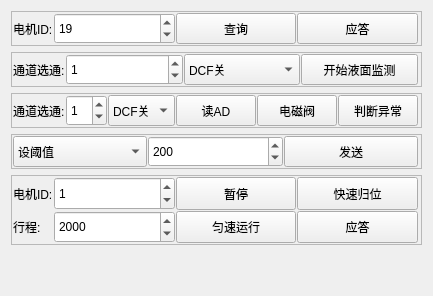
        <widget class="QWidget" name="tab_3">
         <attribute name="title">
          <string>液面检测</string>
         </attribute>
         <layout class="QGridLayout" name="gridLayout_25">
          <item row="2" column="0">
           <widget class="QFrame" name="frame_17">
            <property name="minimumSize">
             <size>
              <width>0</width>
              <height>35</height>
             </size>
            </property>
            <property name="frameShape">
             <enum>QFrame::StyledPanel</enum>
            </property>
            <property name="frameShadow">
             <enum>QFrame::Plain</enum>
            </property>
            <layout class="QGridLayout" name="gridLayout_22">
             <property name="leftMargin">
              <number>1</number>
             </property>
             <property name="topMargin">
              <number>1</number>
             </property>
             <property name="rightMargin">
              <number>3</number>
             </property>
             <property name="bottomMargin">
              <number>1</number>
             </property>
             <property name="spacing">
              <number>1</number>
             </property>
             <item row="0" column="3">
              <widget class="QPushButton" name="pushButton_YM_AD">
               <property name="sizePolicy">
                <sizepolicy hsizetype="Minimum" vsizetype="Minimum">
                 <horstretch>0</horstretch>
                 <verstretch>0</verstretch>
                </sizepolicy>
               </property>
               <property name="text">
                <string>读AD</string>
               </property>
              </widget>
             </item>
             <item row="0" column="2">
              <widget class="QComboBox" name="comboBox_Set_DCF">
               <property name="sizePolicy">
                <sizepolicy hsizetype="Preferred" vsizetype="Minimum">
                 <horstretch>0</horstretch>
                 <verstretch>0</verstretch>
                </sizepolicy>
               </property>
               <item>
                <property name="text">
                 <string>DCF关</string>
                </property>
               </item>
               <item>
                <property name="text">
                 <string>DCF开</string>
                </property>
               </item>
              </widget>
             </item>
             <item row="0" column="0">
              <widget class="QLabel" name="label_17">
               <property name="sizePolicy">
                <sizepolicy hsizetype="Fixed" vsizetype="Minimum">
                 <horstretch>0</horstretch>
                 <verstretch>0</verstretch>
                </sizepolicy>
               </property>
               <property name="text">
                <string>通道选通:</string>
               </property>
              </widget>
             </item>
             <item row="0" column="1">
              <widget class="QSpinBox" name="spinBox_Set_CH">
               <property name="sizePolicy">
                <sizepolicy hsizetype="Minimum" vsizetype="Minimum">
                 <horstretch>0</horstretch>
                 <verstretch>0</verstretch>
                </sizepolicy>
               </property>
               <property name="value">
                <number>1</number>
               </property>
              </widget>
             </item>
             <item row="0" column="4">
              <widget class="QPushButton" name="pushButton_YM_DCF">
               <property name="sizePolicy">
                <sizepolicy hsizetype="Minimum" vsizetype="Minimum">
                 <horstretch>0</horstretch>
                 <verstretch>0</verstretch>
                </sizepolicy>
               </property>
               <property name="text">
                <string>电磁阀</string>
               </property>
              </widget>
             </item>
             <item row="0" column="5">
              <widget class="QPushButton" name="pushButton_YM_ERROR">
               <property name="sizePolicy">
                <sizepolicy hsizetype="Minimum" vsizetype="Minimum">
                 <horstretch>0</horstretch>
                 <verstretch>0</verstretch>
                </sizepolicy>
               </property>
               <property name="text">
                <string>判断异常</string>
               </property>
              </widget>
             </item>
            </layout>
           </widget>
          </item>
          <item row="4" column="0">
           <widget class="QFrame" name="frame_19">
            <property name="minimumSize">
             <size>
              <width>0</width>
              <height>70</height>
             </size>
            </property>
            <property name="frameShape">
             <enum>QFrame::StyledPanel</enum>
            </property>
            <property name="frameShadow">
             <enum>QFrame::Plain</enum>
            </property>
            <layout class="QGridLayout" name="gridLayout_24">
             <property name="leftMargin">
              <number>1</number>
             </property>
             <property name="topMargin">
              <number>1</number>
             </property>
             <property name="rightMargin">
              <number>3</number>
             </property>
             <property name="bottomMargin">
              <number>1</number>
             </property>
             <property name="spacing">
              <number>1</number>
             </property>
             <item row="0" column="1">
              <widget class="QSpinBox" name="spinBox_YM_MotorID">
               <property name="sizePolicy">
                <sizepolicy hsizetype="Minimum" vsizetype="Minimum">
                 <horstretch>0</horstretch>
                 <verstretch>0</verstretch>
                </sizepolicy>
               </property>
               <property name="maximum">
                <number>255</number>
               </property>
               <property name="value">
                <number>1</number>
               </property>
              </widget>
             </item>
             <item row="0" column="2">
              <widget class="QPushButton" name="pushButton_YM_STOP">
               <property name="sizePolicy">
                <sizepolicy hsizetype="Minimum" vsizetype="Minimum">
                 <horstretch>0</horstretch>
                 <verstretch>0</verstretch>
                </sizepolicy>
               </property>
               <property name="text">
                <string>暂停</string>
               </property>
              </widget>
             </item>
             <item row="0" column="0">
              <widget class="QLabel" name="label_18">
               <property name="sizePolicy">
                <sizepolicy hsizetype="Fixed" vsizetype="Minimum">
                 <horstretch>0</horstretch>
                 <verstretch>0</verstretch>
                </sizepolicy>
               </property>
               <property name="text">
                <string>电机ID:</string>
               </property>
              </widget>
             </item>
             <item row="0" column="3">
              <widget class="QPushButton" name="pushButton_YM_Return">
               <property name="sizePolicy">
                <sizepolicy hsizetype="Minimum" vsizetype="Minimum">
                 <horstretch>0</horstretch>
                 <verstretch>0</verstretch>
                </sizepolicy>
               </property>
               <property name="text">
                <string>快速归位</string>
               </property>
              </widget>
             </item>
             <item row="3" column="0">
              <widget class="QLabel" name="label_20">
               <property name="sizePolicy">
                <sizepolicy hsizetype="Fixed" vsizetype="Minimum">
                 <horstretch>0</horstretch>
                 <verstretch>0</verstretch>
                </sizepolicy>
               </property>
               <property name="text">
                <string>行程:</string>
               </property>
              </widget>
             </item>
             <item row="3" column="1">
              <widget class="QSpinBox" name="spinBox_YM_MotorStep">
               <property name="sizePolicy">
                <sizepolicy hsizetype="Minimum" vsizetype="Minimum">
                 <horstretch>0</horstretch>
                 <verstretch>0</verstretch>
                </sizepolicy>
               </property>
               <property name="minimum">
                <number>1</number>
               </property>
               <property name="maximum">
                <number>999999999</number>
               </property>
               <property name="value">
                <number>2000</number>
               </property>
              </widget>
             </item>
             <item row="3" column="2">
              <widget class="QPushButton" name="pushButton_YM_MotorRun">
               <property name="sizePolicy">
                <sizepolicy hsizetype="Minimum" vsizetype="Minimum">
                 <horstretch>0</horstretch>
                 <verstretch>0</verstretch>
                </sizepolicy>
               </property>
               <property name="text">
                <string>匀速运行</string>
               </property>
              </widget>
             </item>
             <item row="3" column="3">
              <widget class="QPushButton" name="pushButton_YM_MotorAsk">
               <property name="sizePolicy">
                <sizepolicy hsizetype="Minimum" vsizetype="Minimum">
                 <horstretch>0</horstretch>
                 <verstretch>0</verstretch>
                </sizepolicy>
               </property>
               <property name="text">
                <string>应答</string>
               </property>
              </widget>
             </item>
            </layout>
           </widget>
          </item>
          <item row="3" column="0">
           <widget class="QFrame" name="frame_18">
            <property name="minimumSize">
             <size>
              <width>0</width>
              <height>35</height>
             </size>
            </property>
            <property name="frameShape">
             <enum>QFrame::StyledPanel</enum>
            </property>
            <property name="frameShadow">
             <enum>QFrame::Plain</enum>
            </property>
            <layout class="QGridLayout" name="gridLayout_23">
             <property name="leftMargin">
              <number>1</number>
             </property>
             <property name="topMargin">
              <number>1</number>
             </property>
             <property name="rightMargin">
              <number>3</number>
             </property>
             <property name="bottomMargin">
              <number>1</number>
             </property>
             <property name="spacing">
              <number>1</number>
             </property>
             <item row="0" column="0">
              <widget class="QComboBox" name="comboBox_YM_SET">
               <property name="sizePolicy">
                <sizepolicy hsizetype="Preferred" vsizetype="Minimum">
                 <horstretch>0</horstretch>
                 <verstretch>0</verstretch>
                </sizepolicy>
               </property>
               <item>
                <property name="text">
                 <string>设阈值</string>
                </property>
               </item>
               <item>
                <property name="text">
                 <string>设Z轴行程</string>
                </property>
               </item>
               <item>
                <property name="text">
                 <string>设泵行程</string>
                </property>
               </item>
              </widget>
             </item>
             <item row="0" column="3">
              <widget class="QPushButton" name="pushButton_YM_SET">
               <property name="sizePolicy">
                <sizepolicy hsizetype="Minimum" vsizetype="Minimum">
                 <horstretch>0</horstretch>
                 <verstretch>0</verstretch>
                </sizepolicy>
               </property>
               <property name="text">
                <string>发送</string>
               </property>
              </widget>
             </item>
             <item row="0" column="1">
              <widget class="QSpinBox" name="spinBox_YM_Value">
               <property name="sizePolicy">
                <sizepolicy hsizetype="Minimum" vsizetype="Minimum">
                 <horstretch>0</horstretch>
                 <verstretch>0</verstretch>
                </sizepolicy>
               </property>
               <property name="minimum">
                <number>1</number>
               </property>
               <property name="maximum">
                <number>99999999</number>
               </property>
               <property name="value">
                <number>200</number>
               </property>
              </widget>
             </item>
            </layout>
           </widget>
          </item>
          <item row="1" column="0">
           <widget class="QFrame" name="frame_16">
            <property name="minimumSize">
             <size>
              <width>0</width>
              <height>35</height>
             </size>
            </property>
            <property name="frameShape">
             <enum>QFrame::StyledPanel</enum>
            </property>
            <property name="frameShadow">
             <enum>QFrame::Plain</enum>
            </property>
            <layout class="QGridLayout" name="gridLayout_20">
             <property name="leftMargin">
              <number>1</number>
             </property>
             <property name="topMargin">
              <number>1</number>
             </property>
             <property name="rightMargin">
              <number>3</number>
             </property>
             <property name="bottomMargin">
              <number>1</number>
             </property>
             <property name="spacing">
              <number>1</number>
             </property>
             <item row="0" column="0">
              <widget class="QLabel" name="label_15">
               <property name="sizePolicy">
                <sizepolicy hsizetype="Fixed" vsizetype="Minimum">
                 <horstretch>0</horstretch>
                 <verstretch>0</verstretch>
                </sizepolicy>
               </property>
               <property name="text">
                <string>通道选通:</string>
               </property>
              </widget>
             </item>
             <item row="0" column="1">
              <widget class="QSpinBox" name="spinBox_YMJC_CH">
               <property name="sizePolicy">
                <sizepolicy hsizetype="Minimum" vsizetype="Minimum">
                 <horstretch>0</horstretch>
                 <verstretch>0</verstretch>
                </sizepolicy>
               </property>
               <property name="value">
                <number>1</number>
               </property>
              </widget>
             </item>
             <item row="0" column="3">
              <widget class="QPushButton" name="pushButton_YMJC">
               <property name="sizePolicy">
                <sizepolicy hsizetype="Minimum" vsizetype="Minimum">
                 <horstretch>0</horstretch>
                 <verstretch>0</verstretch>
                </sizepolicy>
               </property>
               <property name="text">
                <string>开始液面监测</string>
               </property>
              </widget>
             </item>
             <item row="0" column="2">
              <widget class="QComboBox" name="comboBox_YMJC_DCF">
               <property name="sizePolicy">
                <sizepolicy hsizetype="Preferred" vsizetype="Minimum">
                 <horstretch>0</horstretch>
                 <verstretch>0</verstretch>
                </sizepolicy>
               </property>
               <item>
                <property name="text">
                 <string>DCF关</string>
                </property>
               </item>
               <item>
                <property name="text">
                 <string>DCF开</string>
                </property>
               </item>
              </widget>
             </item>
            </layout>
           </widget>
          </item>
          <item row="0" column="0">
           <widget class="QFrame" name="frame_15">
            <property name="minimumSize">
             <size>
              <width>0</width>
              <height>35</height>
             </size>
            </property>
            <property name="frameShape">
             <enum>QFrame::StyledPanel</enum>
            </property>
            <property name="frameShadow">
             <enum>QFrame::Plain</enum>
            </property>
            <layout class="QGridLayout" name="gridLayout_19">
             <property name="leftMargin">
              <number>1</number>
             </property>
             <property name="topMargin">
              <number>1</number>
             </property>
             <property name="rightMargin">
              <number>3</number>
             </property>
             <property name="bottomMargin">
              <number>1</number>
             </property>
             <property name="spacing">
              <number>1</number>
             </property>
             <item row="0" column="1">
              <widget class="QSpinBox" name="spinBox_YM_ID">
               <property name="sizePolicy">
                <sizepolicy hsizetype="Minimum" vsizetype="Minimum">
                 <horstretch>0</horstretch>
                 <verstretch>0</verstretch>
                </sizepolicy>
               </property>
               <property name="maximum">
                <number>255</number>
               </property>
               <property name="value">
                <number>19</number>
               </property>
              </widget>
             </item>
             <item row="0" column="0">
              <widget class="QLabel" name="label_14">
               <property name="sizePolicy">
                <sizepolicy hsizetype="Fixed" vsizetype="Minimum">
                 <horstretch>0</horstretch>
                 <verstretch>0</verstretch>
                </sizepolicy>
               </property>
               <property name="text">
                <string>电机ID:</string>
               </property>
              </widget>
             </item>
             <item row="0" column="2">
              <widget class="QPushButton" name="pushButton_YM_CX">
               <property name="sizePolicy">
                <sizepolicy hsizetype="Minimum" vsizetype="Minimum">
                 <horstretch>0</horstretch>
                 <verstretch>0</verstretch>
                </sizepolicy>
               </property>
               <property name="text">
                <string>查询</string>
               </property>
              </widget>
             </item>
             <item row="0" column="3">
              <widget class="QPushButton" name="pushButton_YM_Ask">
               <property name="sizePolicy">
                <sizepolicy hsizetype="Minimum" vsizetype="Minimum">
                 <horstretch>0</horstretch>
                 <verstretch>0</verstretch>
                </sizepolicy>
               </property>
               <property name="text">
                <string>应答</string>
               </property>
              </widget>
             </item>
            </layout>
           </widget>
          </item>
          <item row="5" column="0">
           <spacer name="verticalSpacer">
            <property name="orientation">
             <enum>Qt::Vertical</enum>
            </property>
            <property name="sizeHint" stdset="0">
             <size>
              <width>20</width>
              <height>40</height>
             </size>
            </property>
           </spacer>
          </item>
         </layout>
        </widget>
